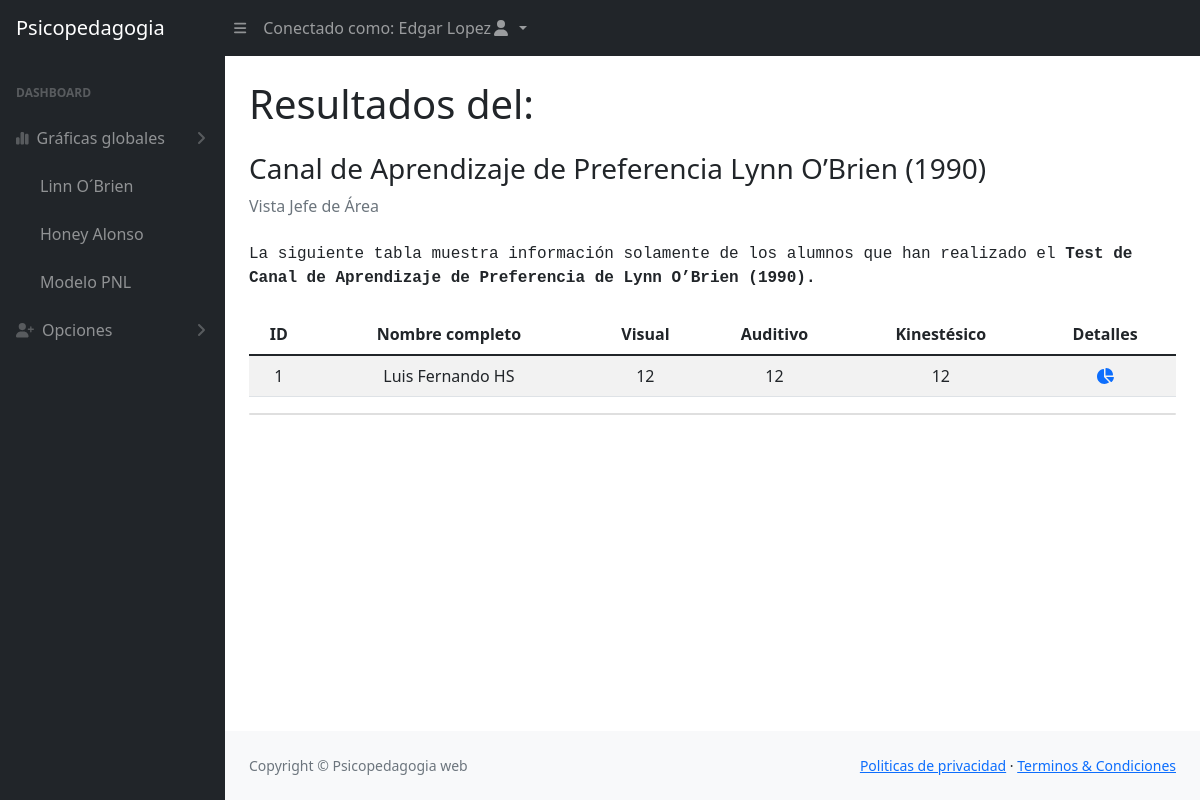
The app's page /jefe/ver_alumnos_test1.php (signed in) with its own data.
### tables this page shows
CREATE TABLE `test1` (
  `id` int(11) NOT NULL,
  `nombre` varchar(255) NOT NULL,
  `p1` tinyint(1) NOT NULL,
  `p2` tinyint(1) NOT NULL,
  `p3` tinyint(1) NOT NULL,
  `p4` tinyint(1) NOT NULL,
  `p5` tinyint(1) NOT NULL,
  `p6` tinyint(1) NOT NULL,
  `p7` tinyint(1) NOT NULL,
  `p8` tinyint(1) NOT NULL,
  `p9` tinyint(1) NOT NULL,
  `p10` tinyint(1) NOT NULL,
  `p11` tinyint(1) NOT NULL,
  `p12` tinyint(1) NOT NULL,
  `p13` tinyint(1) NOT NULL,
  `p14` tinyint(1) NOT NULL,
  `p15` tinyint(1) NOT NULL,
  `p16` tinyint(1) NOT NULL,
  `p17` tinyint(1) NOT NULL,
  `p18` tinyint(1) NOT NULL,
  `p19` tinyint(1) NOT NULL,
  `p20` tinyint(1) NOT NULL,
  `p21` tinyint(1) NOT NULL,
  `p22` tinyint(4) NOT NULL,
  `p23` tinyint(1) NOT NULL,
  `p24` tinyint(1) NOT NULL,
  `p25` tinyint(1) NOT NULL,
  `p26` tinyint(1) NOT NULL,
  `p27` tinyint(1) NOT NULL,
  `p28` tinyint(1) NOT NULL,
  `p29` tinyint(1) NOT NULL,
  `p30` tinyint(1) NOT NULL,
  `p31` tinyint(1) NOT NULL,
  `p32` tinyint(1) NOT NULL,
  `p33` tinyint(1) NOT NULL,
  `p34` tinyint(1) NOT NULL,
  `p35` tinyint(1) NOT NULL,
  `p36` tinyint(1) NOT NULL
);

### jefe/ver_alumnos_test1.php (the view, shortened to what this page needs)
<!DOCTYPE html>
<html lang="es">
    <head>
		<link href="css/styles.css" rel="stylesheet" />
		<link rel="stylesheet" href="https://cdnjs.cloudflare.com/ajax/libs/bootstrap/5.1.3/css/bootstrap.min.css">
    </head>
    <body class="sb-nav-fixed">
        <nav class="sb-topnav navbar navbar-expand navbar-dark bg-dark">
            <a class="navbar-brand ps-3" href="dash_jefe.php">Psicopedagogia</a>
            <button class="btn btn-link btn-sm order-1 order-lg-0 me-4 me-lg-0" id="sidebarToggle" href="#!"><i class="fas fa-bars"></i></button>
            <ul class="navbar-nav ml-auto ms-md-0 me-3 me-lg-4">
                <li class="nav-item dropdown">
                    <a class="nav-link dropdown-toggle" id="navbarDropdown" href="#" role="button" data-bs-toggle="dropdown" aria-expanded="false">Conectado como: <?php echo ($_SESSION['nombre']);?><i class="fas fa-user fa-fw"></i>
                    </a>
                </li>
            </ul>
        </nav>
        <div id="layoutSidenav">
            <div id="layoutSidenav_nav">
                <nav class="sb-sidenav accordion sb-sidenav-dark" id="sidenavAccordion">
                    <div class="sb-sidenav-menu">
                        <div class="nav">
                            <div class="sb-sidenav-menu-heading">Dashboard</div>
                            <a class="nav-link collapsed" href="#" data-bs-toggle="collapse" data-bs-target="#collapseLayouts" aria-expanded="false" aria-controls="collapseLayouts">
                                <div class="sb-nav-link-icon"><i class="fa-solid fa-chart-simple"></i></div>
                                Gráficas globales
                                <div class="sb-sidenav-collapse-arrow"><i class="fas fa-angle-down"></i></div>
                            </a>
                            <div class="collapse show" id="collapseLayouts" aria-labelledby="headingOne" data-bs-parent="#sidenavAccordion">
                                <nav class="sb-sidenav-menu-nested nav">
                                    <a class="nav-link" href="ver_alumnos_test1global.php">Linn O´Brien</a>
                                    <a class="nav-link" href="honey-test3.php">Honey Alonso</a>
                                    <a class="nav-link" href="pnl_test2.php">Modelo PNL</a>
                                </nav>
                            </div>
                            <a class="nav-link collapsed" href="#" data-bs-toggle="collapse" data-bs-target="#collapseLayouts" aria-expanded="false" aria-controls="collapseLayouts">
                                <div class="sb-nav-link-icon"><i class="fa-solid fa-user-plus"></i></div>
                                Opciones
                                <div class="sb-sidenav-collapse-arrow"><i class="fas fa-angle-down"></i></div>
                            </a>
                        </div>
                    </div>
                </nav>
            </div>
            <div id="layoutSidenav_content">
                <main>
                    <div class="container-fluid px-4">
                        <h1 class="mt-4">Resultados del:</h1>
                        <h3 class="mt-4">Canal de Aprendizaje de Preferencia Lynn O’Brien (1990)</h3>
                        <ol class="breadcrumb mb-4">
                            <li class="breadcrumb-item active">Vista Jefe de Área</li>
                        </ol>
                        <div class="row">
                        <div class="container">
                        <table class="table table-striped text-center">
                            <div class="font-monospace">La siguiente tabla muestra información solamente de los alumnos que han realizado el <strong>Test de Canal de Aprendizaje de Preferencia de Lynn O’Brien (1990).</strong></div>
                            <br>
                                <thead class="thead-dark">
                                    <tr>
                                        <th>ID</th>
                                        <th>Nombre completo</th>
                                        <th>Visual</th>
                                        <th>Auditivo</th>
                                        <th>Kinestésico</th>
                                        <th>Detalles</th>
                                    </tr>
                                </thead>
                                <tbody>
                                    <?php
                                    require_once('../config.php');
                                    $con = new mysqli($hostname, $username, $password, $dbname);
                                    $sql = "SELECT * FROM test1";
                                    $result = $con->query($sql);
                                    mysqli_data_seek($result, 0);
                                    while ($mostrar = mysqli_fetch_array($result)) {
                                        $visualSum = $mostrar['p1'] + $mostrar['p5'] + $mostrar['p9'] + $mostrar['p10'] + $mostrar['p11'] +
                                                    $mostrar['p16'] + $mostrar['p17'] + $mostrar['p22'] + $mostrar['p26'] + $mostrar['p27'] +
                                                    $mostrar['p32'] + $mostrar['p36'];
                                        $auditivoSum = $mostrar['p2'] + $mostrar['p3'] + $mostrar['p12'] + $mostrar['p13'] + $mostrar['p15'] +
                                                    $mostrar['p19'] + $mostrar['p20'] + $mostrar['p23'] + $mostrar['p24'] + $mostrar['p28'] +
                                                    $mostrar['p29'] + $mostrar['p33'];
                                        $kinestesicoSum = $mostrar['p4'] + $mostrar['p6'] + $mostrar['p7'] + $mostrar['p8'] + $mostrar['p14'] +
                                                        $mostrar['p18'] + $mostrar['p21'] + $mostrar['p25'] + $mostrar['p30'] + $mostrar['p31'] +
                                                        $mostrar['p34'] + $mostrar['p35'];
                                        ?>
                                        <tr>
                                            <td><?php echo $mostrar['id'] ?></td>
                                            <td><?php echo $mostrar['nombre'] ?></td>
                                            <td><?php echo $visualSum; ?></td>
                                            <td><?php echo $auditivoSum; ?></td>
                                            <td><?php echo $kinestesicoSum; ?></td>
                                            <td>
                                                <a href="#" data-bs-toggle="modal" data-bs-target="#recordModal<?php echo $mostrar['id']; ?>">
                                                    <i class="fas fa-chart-pie"></i>
                                                </a>
                                            </td>
                                        </tr>
                                        <?php
                                    }
                                    ?>
                                </tbody>
                            </table>
                        </div>
                        </div>
                        <div class="card mb-4">
                        </div>
                    </div>
                </main>
                <footer class="py-4 bg-light mt-auto">
                    <div class="container-fluid px-4">
                        <div class="d-flex align-items-center justify-content-between small">
                            <div class="text-muted">Copyright &copy; Psicopedagogia web</div>
                            <div>
                                <a href="#">Politicas de privacidad</a>
                                &middot;
                                <a href="#">Terminos &amp; Condiciones</a>
                            </div>
                        </div>
                    </div>
                </footer>
            </div>
        </div>
    </body>
</html>

### records on screen
test1: id "1", nombre "Luis Fernando HS", visualSum "12", auditivoSum "12", kinestesicoSum "12"

### other values on screen
$_SESSION['nombre'] "Edgar Lopez"
